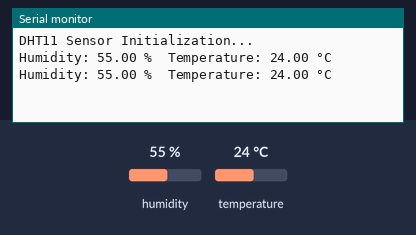
The sketch below on a simulated Arduino Uno, built with avr-gcc and run on an emulated ATmega328P. On the bench: the last lines printed to the serial monitor. The inputs (shaded band) are chosen by the test bench; at power-on: humidity 55 %, temperature 24 °C.

Above: at 4.8 s.
4.9 s: humidity set to 22 %
At 7.4 s:
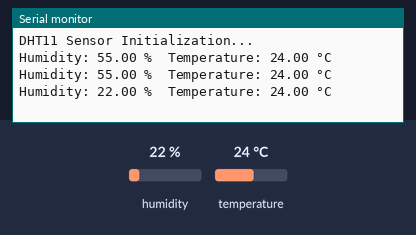
7.9 s: temperature set to 12 °C
At 8.6 s:
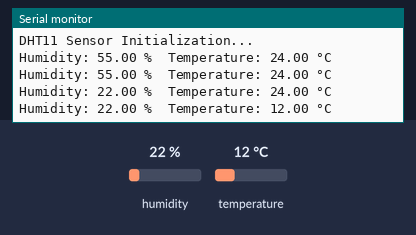
10.9 s: humidity set to 40 %
At 13.5 s:
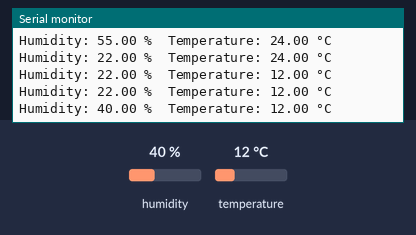
Timing chart, 0 to 15.0 s (numbered marks = the images above; inputs shaded):
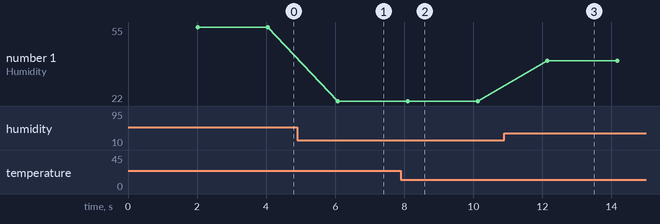

Measured:
- after the input at 4.9 s, the serial monitor: prints a new line after 1.2 s (image 1)
- after the input at 7.9 s, the serial monitor: prints a new line after 0.20 s (image 2)
- after the input at 10.9 s, the serial monitor: prints a new line after 1.2 s (image 3)
- plotted number 1: 55 → 22 after the input at 4.9 s, 22 → 40 after the input at 10.9 s

The sketch:

DHT11.ino
```cpp
#include "DHT.h"


#define DHTPIN 2

#define DHTTYPE DHT11

// Create a DHT object
DHT dht(DHTPIN, DHTTYPE);

void setup() {
  Serial.begin(9600);
  Serial.println("DHT11 Sensor Initialization...");
  dht.begin();
}

void loop() {
  delay(2000);

  float humidity = dht.readHumidity();
  float temperature = dht.readTemperature();


  if (isnan(humidity) || isnan(temperature)) {
    Serial.println("Failed to read from DHT sensor!");
    return;
  }

  Serial.print("Humidity: ");
  Serial.print(humidity);
  Serial.print(" %\t");
  Serial.print("Temperature: ");
  Serial.print(temperature);
  Serial.println(" °C");
}
```

STM32_square_PROGRAMING.c
```cpp
//#include <stdio.h>
//#define square(x) ((x)*(x))
//
//int main()
//{
//    int x=5;
//    printf("x: %d square of x: %d",x,square(x));
//    return 0;
//}
```

STM32._print_nm.c
```cpp
#include<stdio.h>

 #define santanu printf("SANTANU");

 int main()
 {
     santanu;
 }
```

TASK.c
```cpp
// Task 1.Create Car structure globally consisting of Model, colour and price and print on the screen.


// #include <stdio.h>
// struct Car {
//     char model[30];
//     char color[15];
//     int seats;
//     double price;
// };
// struct Car car = {"Honda Civic", "Blue", 4, 22000.00};

// void printCarDetails() {
//     printf("Car Details:\n");
//     printf("Model: %s\n", car.model);
//     printf("Color: %s\n", car.color);
//     printf("Seats: %d\n",car.seats);
//     printf("Price: $%.2lf\n", car.price);
// }

// int main() {
//     printCarDetails();
//     return 0;
// }

// // Task 2 Write a program to create structure globally enter the name,age and salary of employees and manager.
// If the manager age is above 30 then the salary will be 65000 otherwise 55000.


// #include <stdio.h>


// struct Employee {
//     char name[50];
//     int age;
//     float salary;
// };


// struct Employee manager, employee;

// int main() {

//     printf("Enter Employee's Name: ");
//     scanf("%s", employee.name);
//     printf("Enter Employee's Age: ");
//     scanf("%d", &employee.age);
//     printf("Enter Employee's Salary: ");
//     scanf("%f", &employee.salary);


//     printf("\nEnter Manager's Name: ");
//     scanf("%s", manager.name);
//     printf("Enter Manager's Age: ");
//     scanf("%d", &manager.age);


//     if (manager.age > 30) {
//         manager.salary = 65000;
//     } else {
//         manager.salary = 55000;
//     }

//     printf("\nEmployee Details:\n");
//     printf("Name: %s\n", employee.name);
//     printf("Age: %d\n", employee.age);
//     printf("Salary: %.2f\n", employee.salary);


//     printf("\nManager Details:\n");
//     printf("Name: %s\n", manager.name);
//     printf("Age: %d\n", manager.age);
//     printf("Salary: %.2f\n", manager.salary);

//     return 0;
// }


// // Task 3 Create a structure named Book to store book details like title, author, and price. Write a C program to input details for
// three books, find the most expensive and the lowest priced books, and display their information.


// #include <stdio.h>


// struct Book {
//     char title[100];
//     char author[100];
//     float price;
// };

// int main() {
//     struct Book books[3];
//     int most_expensive_index = 0, lowest_priced_index = 0;

//     for (int i = 0; i < 3; i++) {
//         printf("\nEnter details for Book %d:\n", i + 1);
//         printf("Title: ");
//         scanf(" %[^\n]", books[i].title);
//         printf("Author: ");
//         scanf(" %[^\n]", books[i].author);
//         printf("Price: ");
//         scanf("%f", &books[i].price);

//         if (books[i].price > books[most_expensive_index].price) {
//             most_expensive_index = i;
//         }
//         if (books[i].price < books[lowest_priced_index].price) {
//             lowest_priced_index = i;
//         }
//     }

//     printf("\nMost Expensive Book:\n");
//     printf("Title: %s\n", books[most_expensive_index].title);
//     printf("Author: %s\n", books[most_expensive_index].author);
//     printf("Price: %.2f\n", books[most_expensive_index].price);

//     printf("\nLowest Priced Book:\n");
//     printf("Title: %s\n", books[lowest_priced_index].title);
//     printf("Author: %s\n", books[lowest_priced_index].author);
//     printf("Price: %.2f\n", books[lowest_priced_index].price);

//     return 0;
// }

// // Task 4 Define a structure named Circle to represent a circle with a radius. Write a C program to create user defined
// function to calculate the area and perimeter of two circles and display the results in the main function.

// #include <stdio.h>
// #define PI 3.14159


// struct Circle {
//     float radius;
// };

// float calculate_area(struct Circle c) {
//     return PI * c.radius * c.radius;
// }

// float calculate_perimeter(struct Circle c) {
//     return 2 * PI * c.radius;
// }

// int main() {
//     struct Circle circle1, circle2;


//     printf("Enter the radius of Circle 1: ");
//     scanf("%f", &circle1.radius);


//     printf("Enter the radius of Circle 2: ");
//     scanf("%f", &circle2.radius);


//     float area1 = calculate_area(circle1);
//     float perimeter1 = calculate_perimeter(circle1);


//     float area2 = calculate_area(circle2);
//     float perimeter2 = calculate_perimeter(circle2);


//     printf("\nCircle 1:\n");
//     printf("Radius: %.2f\n", circle1.radius);
//     printf("Area: %.2f\n", area1);
//     printf("Perimeter: %.2f\n", perimeter1);


//     printf("\nCircle 2:\n");
//     printf("Radius: %.2f\n", circle2.radius);
//     printf("Area: %.2f\n", area2);
//     printf("Perimeter: %.2f\n", perimeter2);

//     return 0;
// }
```

c_programing.cpp
```cpp
#include <stdio.h>

int main() {
    int i;
    for (i = 0; i < 5; i++) {
        if (i % 2 == 0) {
            printf("%d is even\n", i);
        } else {
            printf("%d is odd\n", i);
        }
    }
    return 0;
}
```

col-mod-price-car.c
```cpp
#include <stdio.h>

struct Car {
    char model[50];
    char colour[30];
    float price;
};

void printCar(struct Car car) {
    printf("Car Model: %s\n", car.model);
    printf("Car Colour: %s\n", car.colour);
    printf("Car Price: %.2f\n", car.price);
}

int main() {
    // Create a global Car instance
    struct Car myCar = {"BMW", "Red", 0001};

    // Print car details
    printCar(myCar);

    return 0;
}
```
